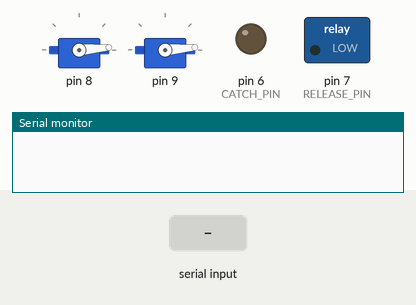
Simulated run of this sketch. Board: Arduino Uno, built with avr-gcc and run on an emulated ATmega328P. Shown: 2 × servo, switched loads named in the sketch (green lamp = pin HIGH), output pins drawn as LEDs (lit = HIGH), the last lines printed to the serial monitor. The test bench sets the inputs (shaded band).

Above: at 1.2 s.
1.3 s: "90,45\n" received over Serial
At 2.1 s:
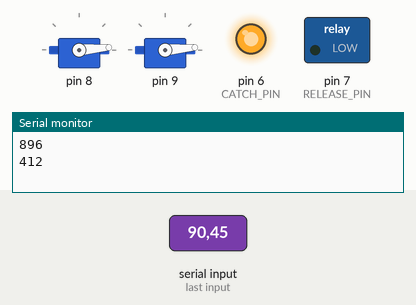
At 3.4 s:
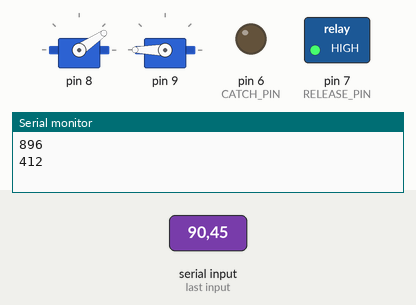
4.3 s: "30,150\n" received over Serial
At 8.4 s:
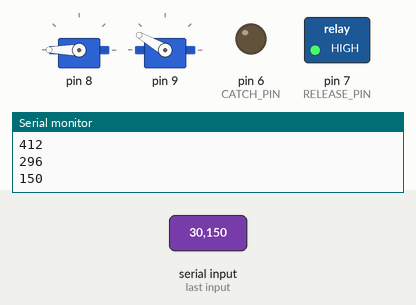
Timing chart, 0 to 12.3 s (numbered marks = the images above; inputs shaded):
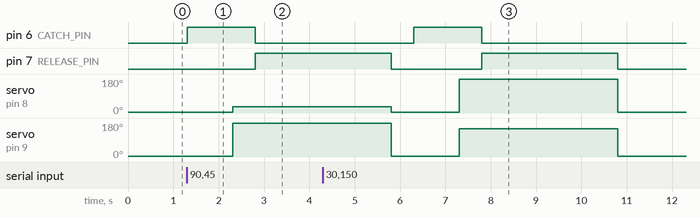

Measured:
- after the input at 1.3 s, pin 6 (CATCH_PIN): LOW → HIGH at once, → LOW 1.5 s later; pin 7 (RELEASE_PIN): LOW → HIGH after 1.5 s; servo on pin 8: 5° → 34° after 1.0 s; servo on pin 9: 5° → 180° after 1.0 s
- after the input at 4.3 s, pin 6 (CATCH_PIN): LOW → HIGH after 2.0 s, → LOW 1.5 s later

The sketch:

test_program.ino
```cpp
#include <Servo.h>

char nums[6];
int i = 0;
int val[2][2];
Servo servo[2];
int CATCH_PIN = 6, RELEASE_PIN = 7;

int home_pos[2] = {
  5, 5
};

void setup(){
   Serial.begin(9600);
   servo[0].attach(8);
   servo[1].attach(9);
   pinMode(CATCH_PIN, OUTPUT);
   pinMode(RELEASE_PIN, OUTPUT);
}

void loop(){

  digitalWrite(CATCH_PIN, LOW);
  digitalWrite(RELEASE_PIN, LOW);
  servo[0].write(home_pos[0]);
  servo[1].write(home_pos[1]);

  if(Serial.available()){

    nums[i] = Serial.read() - '0';
    i++;
    if(i > 5) {
      i = 0;
      val[0][0] = 100 * nums[0] + 10 * nums[1] + 1 * nums[2];
      val[0][1] = 100 * nums[3] + 10 * nums[4] + 1 * nums[5];
      Serial.println(val[0][0]);
      Serial.println(val[0][1]);

      digitalWrite(CATCH_PIN, HIGH);
      digitalWrite(RELEASE_PIN, LOW);
      delay(1000);

      servo[0].write(val[0][0]);
      servo[1].write(val[0][1]);
      delay(500);

      digitalWrite(CATCH_PIN, LOW);
      digitalWrite(RELEASE_PIN, HIGH);
      delay(3000);

      digitalWrite(CATCH_PIN, LOW);
      digitalWrite(RELEASE_PIN, LOW);
      servo[0].write(home_pos[0]);
      servo[1].write(home_pos[1]);
      delay(500);
    }
  }
}
```
